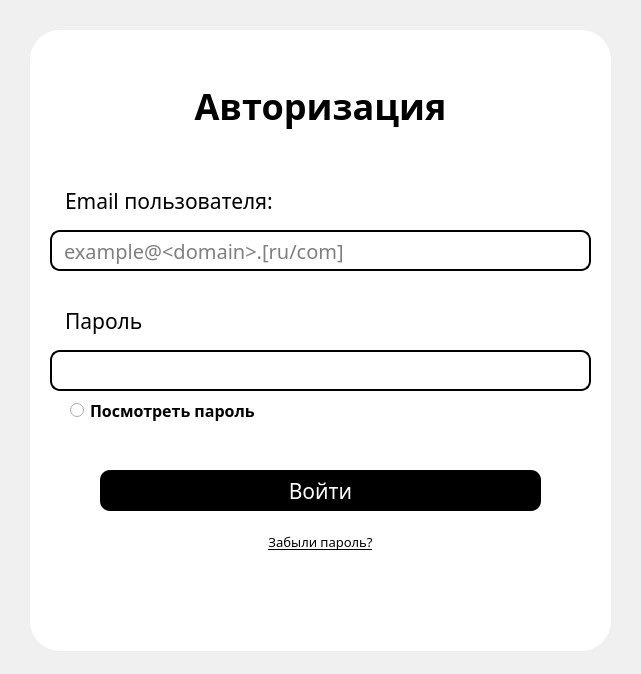
<?xml version="1.0" encoding="UTF-8"?>
<ui version="4.0">
 <class>MainWindow</class>
 <widget class="QMainWindow" name="MainWindow">
  <property name="geometry">
   <rect>
    <x>0</x>
    <y>0</y>
    <width>641</width>
    <height>674</height>
   </rect>
  </property>
  <property name="windowTitle">
   <string>MainWindow</string>
  </property>
  <property name="styleSheet">
   <string notr="true">background-color: rgb(240, 240, 240);</string>
  </property>
  <widget class="QWidget" name="centralwidget">
   <widget class="QLabel" name="container">
    <property name="geometry">
     <rect>
      <x>30</x>
      <y>30</y>
      <width>581</width>
      <height>621</height>
     </rect>
    </property>
    <property name="font">
     <font>
      <family>Microsoft YaHei</family>
      <underline>true</underline>
     </font>
    </property>
    <property name="styleSheet">
     <string notr="true">background-color: #fff; border-radius: 30px;</string>
    </property>
    <property name="text">
     <string/>
    </property>
   </widget>
   <widget class="QLabel" name="header">
    <property name="geometry">
     <rect>
      <x>40</x>
      <y>80</y>
      <width>561</width>
      <height>51</height>
     </rect>
    </property>
    <property name="font">
     <font>
      <family>Microsoft YaHei</family>
      <pointsize>27</pointsize>
      <weight>75</weight>
      <bold>true</bold>
     </font>
    </property>
    <property name="styleSheet">
     <string notr="true">background-color: #fff;</string>
    </property>
    <property name="text">
     <string>Авторизация</string>
    </property>
    <property name="alignment">
     <set>Qt::AlignCenter</set>
    </property>
   </widget>
   <widget class="QLabel" name="email">
    <property name="geometry">
     <rect>
      <x>50</x>
      <y>180</y>
      <width>531</width>
      <height>41</height>
     </rect>
    </property>
    <property name="font">
     <font>
      <family>Microsoft YaHei</family>
      <pointsize>16</pointsize>
      <weight>50</weight>
      <bold>false</bold>
     </font>
    </property>
    <property name="styleSheet">
     <string notr="true">background-color: #fff;
padding: 0 10px;</string>
    </property>
    <property name="text">
     <string>Email пользователя:</string>
    </property>
   </widget>
   <widget class="QLineEdit" name="email_edit">
    <property name="geometry">
     <rect>
      <x>50</x>
      <y>230</y>
      <width>541</width>
      <height>41</height>
     </rect>
    </property>
    <property name="font">
     <font>
      <family>Microsoft YaHei</family>
      <pointsize>15</pointsize>
     </font>
    </property>
    <property name="styleSheet">
     <string notr="true">background-color: #fff;
border: 2px solid black;
border-radius: 10px;
padding: 0 10px;
</string>
    </property>
    <property name="text">
     <string/>
    </property>
    <property name="placeholderText">
     <string>example@&lt;domain&gt;.[ru/com]</string>
    </property>
   </widget>
   <widget class="QLabel" name="password">
    <property name="geometry">
     <rect>
      <x>50</x>
      <y>300</y>
      <width>531</width>
      <height>41</height>
     </rect>
    </property>
    <property name="font">
     <font>
      <family>Microsoft YaHei</family>
      <pointsize>16</pointsize>
      <weight>50</weight>
      <bold>false</bold>
     </font>
    </property>
    <property name="styleSheet">
     <string notr="true">background-color: #fff;
padding: 0 10px;</string>
    </property>
    <property name="text">
     <string>Пароль</string>
    </property>
   </widget>
   <widget class="QLineEdit" name="password_edit">
    <property name="geometry">
     <rect>
      <x>50</x>
      <y>350</y>
      <width>541</width>
      <height>41</height>
     </rect>
    </property>
    <property name="font">
     <font>
      <family>Microsoft YaHei</family>
      <pointsize>15</pointsize>
     </font>
    </property>
    <property name="styleSheet">
     <string notr="true">background-color: #fff;
border: 2px solid black;
border-radius: 10px;
padding: 0 10px;
</string>
    </property>
    <property name="text">
     <string/>
    </property>
    <property name="echoMode">
     <enum>QLineEdit::Password</enum>
    </property>
   </widget>
   <widget class="QPushButton" name="button">
    <property name="geometry">
     <rect>
      <x>100</x>
      <y>470</y>
      <width>441</width>
      <height>41</height>
     </rect>
    </property>
    <property name="font">
     <font>
      <family>Microsoft YaHei</family>
      <pointsize>16</pointsize>
     </font>
    </property>
    <property name="styleSheet">
     <string notr="true">QPushButton#button {
	background-color: black; 
	color: white;
	border-radius: 10px;
}

QPushButton#button:hover {
	background-color: #474744;
}</string>
    </property>
    <property name="text">
     <string>Войти</string>
    </property>
   </widget>
   <widget class="QRadioButton" name="view_password">
    <property name="geometry">
     <rect>
      <x>60</x>
      <y>400</y>
      <width>511</width>
      <height>21</height>
     </rect>
    </property>
    <property name="font">
     <font>
      <family>Microsoft YaHei</family>
      <pointsize>12</pointsize>
      <weight>75</weight>
      <bold>true</bold>
     </font>
    </property>
    <property name="styleSheet">
     <string notr="true">background-color: #fff;
padding: 0 10px;</string>
    </property>
    <property name="text">
     <string>Посмотреть пароль</string>
    </property>
    <property name="iconSize">
     <size>
      <width>16</width>
      <height>16</height>
     </size>
    </property>
   </widget>
   <widget class="QPushButton" name="reset_password">
    <property name="geometry">
     <rect>
      <x>250</x>
      <y>530</y>
      <width>141</width>
      <height>23</height>
     </rect>
    </property>
    <property name="font">
     <font>
      <family>Microsoft YaHei</family>
      <pointsize>10</pointsize>
      <underline>true</underline>
     </font>
    </property>
    <property name="styleSheet">
     <string notr="true">background-color: #fff; border: none;</string>
    </property>
    <property name="text">
     <string>Забыли пароль?</string>
    </property>
   </widget>
   <widget class="QLabel" name="feedback">
    <property name="geometry">
     <rect>
      <x>46</x>
      <y>582</y>
      <width>551</width>
      <height>21</height>
     </rect>
    </property>
    <property name="font">
     <font>
      <pointsize>12</pointsize>
      <underline>true</underline>
     </font>
    </property>
    <property name="styleSheet">
     <string notr="true">background-color: #fff;
padding: 0 10px; color: red;</string>
    </property>
    <property name="text">
     <string/>
    </property>
   </widget>
  </widget>
 </widget>
 <resources/>
 <connections/>
</ui>
